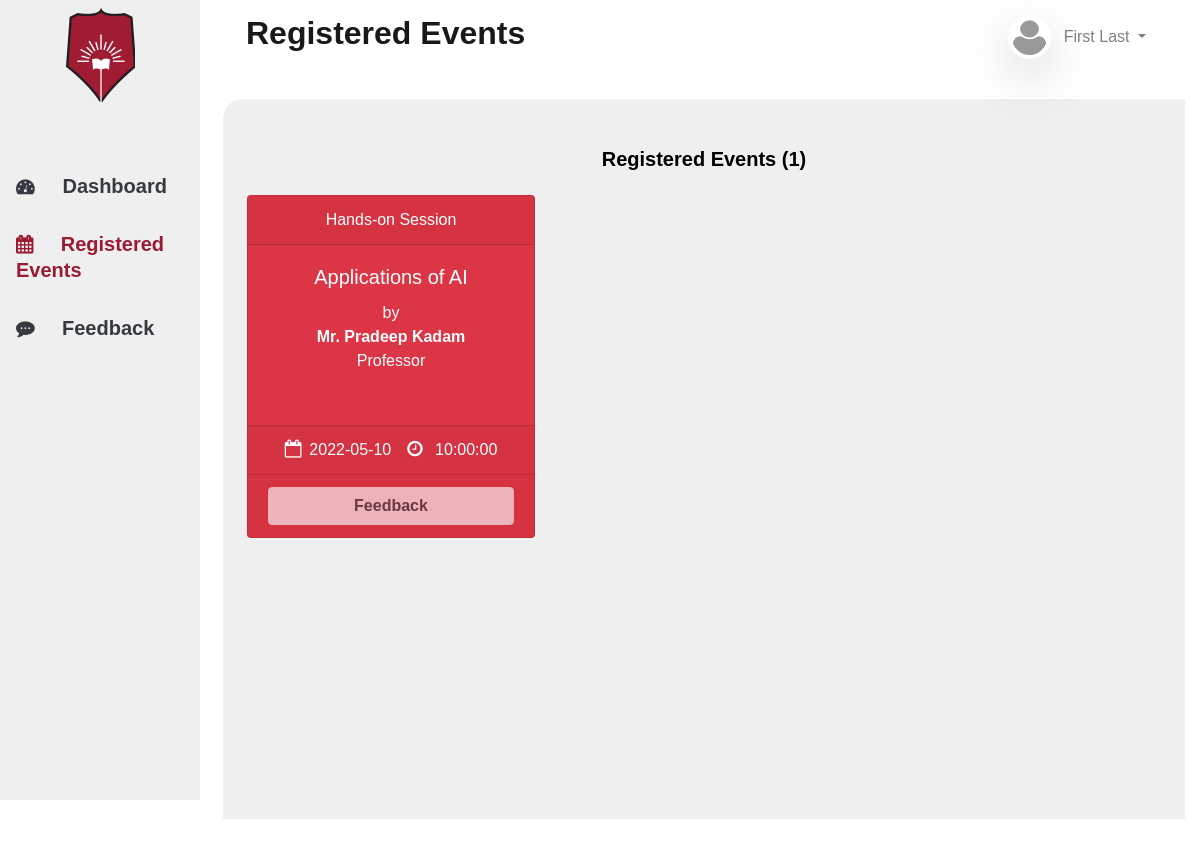
The app's page /student/registered.php (signed in) with its own data.
### tables this page shows
CREATE TABLE `students` (
  `student_id` int(11) NOT NULL,
  `user_name` varchar(255) NOT NULL,
  `passcode` varchar(255) NOT NULL,
  `name` varchar(255) NOT NULL
);

CREATE TABLE `schedule` (
  `schedule_id` int(11) NOT NULL,
  `faculty_username` varchar(100) NOT NULL,
  `faculty_name` varchar(100) NOT NULL,
  `schedule_type` varchar(100) NOT NULL,
  `class` varchar(50) NOT NULL,
  `sem` varchar(100) NOT NULL,
  `date` date NOT NULL,
  `no_of_days` varchar(50) NOT NULL,
  `time` time NOT NULL,
  `topic` varchar(100) NOT NULL,
  `subject` varchar(100) NOT NULL,
  `speaker_name` varchar(150) NOT NULL,
  `speaker_type` varchar(20) NOT NULL,
  `speaker_designation` varchar(150) NOT NULL,
  `organized_by` varchar(150) NOT NULL,
  `budget` int(11) NOT NULL,
  `upload_done` tinyint(1) DEFAULT NULL
);

### student/registered.php (the view, shortened to what this page needs)
<?php
include('../config.php');
$registered_event_num = 0;
if (!isset($_SESSION['login_user'])){
    header("Location: ../index.php");
    die();
}else{
    $user_check = $_SESSION['login_user'];
    $student_name = "SELECT name FROM students WHERE user_name = '".$user_check."'";
    $name = mysqli_query($db, $student_name);
    $name = mysqli_fetch_array($name, MYSQLI_ASSOC);
    $name = $name['name'];
    $student_id_sql= "SELECT student_id from students where user_name = '".$user_check."'";
    $student_id = mysqli_query($db, $student_id_sql);
    $student_id = mysqli_fetch_array($student_id, MYSQLI_ASSOC);
    $student_id = $student_id['student_id'];
    $schedule_id_sql = "SELECT schedule_id, feedback_done from student_reg where student_id = '".$student_id."'";
    $schedule_id_query = mysqli_query($db, $schedule_id_sql);
    $registered_event_arr = array();
    $feedback_done = array();
    while ($row = mysqli_fetch_array($schedule_id_query)) {
        if ($row['feedback_done'] == 1){
            array_push($feedback_done, 1);
        } else{
            array_push($feedback_done, 0);
        }
        array_push($registered_event_arr, $row[0]);
    }
    $registered_event_arr = array_unique($registered_event_arr);
    $registered_event_num = count($registered_event_arr);
    $schedule_sql = "SELECT schedule_id, schedule_type, `date`, `time`, topic, speaker_name, speaker_designation FROM schedule";
    $schedule_query = mysqli_query($db, $schedule_sql);
}
?>
<!DOCTYPE html>
<html lang="en">
<head>
    <link rel="stylesheet" href="../css/bootstrap.min.css">
    <link rel="stylesheet" href="https://stackpath.bootstrapcdn.com/font-awesome/4.7.0/css/font-awesome.min.css">
    <link rel="stylesheet" href="../css/style1.css">
</head>
<body>
    <div class="container-fluid">
        <div class="row">
            <div class="col-lg-2 col-md-3 m-0 sidebar">
                <div class="row justify-content-center">
                    <a class="nav-link" href="#">
                        <img src="../img/logo.png" alt="">
                    </a>
                </div>
                <div class="row justify-content-center mt-5">
                    <ul class="nav" id="menu-list">
                        <li class="nav-item">
                          <a href="./dashboard.php" class="nav-link active d-block text-dark p-3 rounded "><i class="fa fa-tachometer pr-4 "></i> <p class="h5 d-inline  font-weight-bold">Dashboard</p>
                          </a>
                        </li>
                        <li class="nav-item">
                            <a href="./registered.php" class="d-block text-dark p-3 m-auto"><i class="fa fa-calendar primary-color pr-4"></i><p class="h5 d-inline pl-1 font-weight-bold primary-color">Registered Events</p>
                            </a>
                        </li>
                        <li class="nav-item">
                            <a href="../student/feedback.php" class="d-block text-dark p-3 m-auto"><i class="fa fa-commenting pr-4"></i><p class="h5 d-inline pl-1 font-weight-bold">Feedback</p>
                            </a>
                        </li>
                      </ul>
                </div>
            </div>
            <div class="col ">
                <div class="w-100">
                    <nav class="navbar navbar-expand-lg navbar-light">
                        <div class="col">
                            <a class="navbar-brand" href="#"> <p class="h2 font-weight-bold">Registered Events</p></a>
                        </div>
                        <div class="col d-md-flex justify-content-end">
                            <ul class="navbar-nav ml-auto">
                                <li class="nav-item dropdown">
                                    <a class="nav-link dropdown-toggle" href="#" id="navbarDropdown" role="button" data-toggle="dropdown" aria-haspopup="true" aria-expanded="false">
                                        <img src="../img/profile_pic.svg" alt="" class="img-fluid rounded-circle avatar mr-2 shadow-lg p-1 bg-body rounded"><?php echo $name ?>
                                    </a>
                                </li>
                            </ul>
                        </div>
                    </nav>
                </div>
                <div class="mt-md-4 ml-md-2 mb-md-5 main-content text-center pb-5" id="content">
                    <div  class="h5 mt-5 mb-0  font-weight-bold">Registered Events (<span ><?php echo $registered_event_num; ?></span>) </div>
                    <div class="row">
                        <?php
                            if ($registered_event_num != 0) {
                                while($result = mysqli_fetch_array($schedule_query)){
                                    if(!(in_array($result['schedule_id'], $registered_event_arr))){
                                        continue;
                                    }
                                    $feedback_done_key = array_search($result['schedule_id'], $registered_event_arr);
                                    $feedback_done_key = $feedback_done[$feedback_done_key];
                                    if ($result['schedule_type'] == "Expert Talks"){
                                        $bg_color = "bg-success";
                                    }elseif($result['schedule_type'] == "workshop"){
                                        $bg_color = "bg-primary";
                                    }else{
                                        $bg_color = "bg-danger";
                                    }
                            ?>
                            <div class="col">
                                <div class="card text-white m-md-4 text-center <?php echo $bg_color; ?> mb-3" style="max-width: 18rem;" id="schedule-card">
                                    <div class="card-header"><?php echo $result['schedule_type'] ?></div>
                                    <div class="card-body">
                                        <h5 class="card-title"><?php echo $result['topic'] ?>
                                        </h5>
                                        <span>by</span>
                                        <p class="card-text">
                                            <span class="font-weight-bold">
                                                <?php echo $result['speaker_name'] ?>
                                            </span>
                                            <span class="d-block">
                                            <?php echo $result['speaker_designation'] ?>
                                            </span>
                                        </p>
                                    </div>
                                    <div class="card-footer d-flex justify-content-center">
                                        <div class="px-2"><i class="fa fa-calendar-o font-weight-lighter pr-2" aria-hidden="true"></i><?php echo $result['date'] ?></div>
                                        <div class="px-2"><i class="fa fa-clock-o font-weight-lighter pr-2" aria-hidden="true"></i> <?php echo $result['time'] ?></div>
                                    </div>
                                    <div class="card-footer">
                                        <button type="button" id="feedbackBtn" class="btn btn-light btn-block" <?php if($feedback_done_key == 1) { echo "disabled";} ?>><a href="./feedback.php" class="font-weight-bold text-dark" >Feedback</a></button>
                                    </div>
                                </div>
                            </div>
                        <?php
                            }
                        }
                        ?>
                    </div>
                </div>
            </div>
        </div>
    </div>
</body>
</html>

### css/style1.css (style rules this page uses)
:root { --primary: #9A1C32; --light: #ffffff; --grey: #efefef; }
body { font-family: 'google sans', sans-serif; overflow: hidden; }
.primary-color { color: var(--primary) !important; }
.sidebar { background-color: var(--grey); }
.fa { font-weight: bold; font-size: large; }
.avatar { max-width: 45px; }
.main-content { border-radius: 20px 0 0 0; background-color: var(--grey); color: black; overflow-y: auto; justify-content: center; }
#schedule-card { margin: 20px auto; }
.card-text { color: #ffffff; font-weight: 100 }
.card-text { height:80px; }
.card::before, .card::after { position: absolute; top: 0; right: 0; bottom: 0; left: 0; transform: scale3d(0, 0, 1); transition: transform .3s ease-out 0s; background: rgba(255, 255, 255, 0.1); content: ''; pointer-events: none; }
.card::before { transform-origin: left top; }
.card::after { transform-origin: right bottom; }
@media (min-width: 768px) { .sidebar { background-color: var(--grey); height: 100vh; width: 20%; font-weight: 400px; } }
@media (min-width: 768px) { #menu-list { display: inline-flex; flex-direction: column; } }
@media (min-width: 768px) { #content { height: 90vh; } }

### records on screen
students: name "First Last"
schedule: schedule_type "Hands-on Session", topic "Applications of AI", speaker_name "Mr. Pradeep Kadam", speaker_designation "Professor", date "2022-05-10", time "10:00:00"

### other values on screen
$registered_event_num "1"
